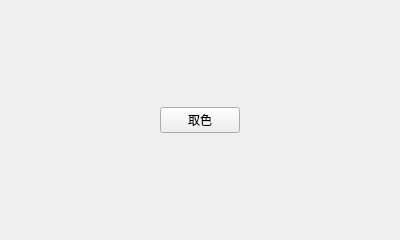
<?xml version="1.0" encoding="UTF-8"?>
<ui version="4.0">
 <class>frmColorWidget</class>
 <widget class="QWidget" name="frmColorWidget">
  <property name="geometry">
   <rect>
    <x>0</x>
    <y>0</y>
    <width>400</width>
    <height>240</height>
   </rect>
  </property>
  <property name="windowTitle">
   <string>frmColorWidget</string>
  </property>
  <layout class="QVBoxLayout" name="verticalLayout">
   <item>
    <widget class="QWidget" name="widget" native="true">
     <layout class="QHBoxLayout" name="horizontalLayout">
      <item>
       <spacer name="horizontalSpacer">
        <property name="orientation">
         <enum>Qt::Horizontal</enum>
        </property>
        <property name="sizeHint" stdset="0">
         <size>
          <width>136</width>
          <height>20</height>
         </size>
        </property>
       </spacer>
      </item>
      <item>
       <widget class="QPushButton" name="pushButton">
        <property name="text">
         <string>取色</string>
        </property>
       </widget>
      </item>
      <item>
       <spacer name="horizontalSpacer_2">
        <property name="orientation">
         <enum>Qt::Horizontal</enum>
        </property>
        <property name="sizeHint" stdset="0">
         <size>
          <width>135</width>
          <height>20</height>
         </size>
        </property>
       </spacer>
      </item>
     </layout>
    </widget>
   </item>
  </layout>
 </widget>
 <resources/>
 <connections/>
</ui>
